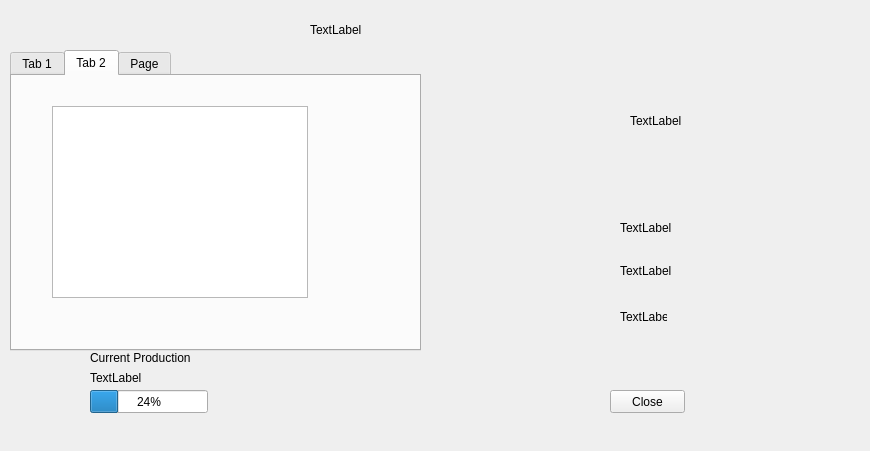
<?xml version="1.0" encoding="UTF-8"?>
<ui version="4.0">
 <class>CityScreen</class>
 <widget class="QWidget" name="CityScreen">
  <property name="geometry">
   <rect>
    <x>0</x>
    <y>0</y>
    <width>870</width>
    <height>451</height>
   </rect>
  </property>
  <property name="windowTitle">
   <string>Form</string>
  </property>
  <widget class="QLabel" name="picture">
   <property name="geometry">
    <rect>
     <x>630</x>
     <y>50</y>
     <width>181</width>
     <height>141</height>
    </rect>
   </property>
   <property name="text">
    <string>TextLabel</string>
   </property>
  </widget>
  <widget class="QLabel" name="Bonus">
   <property name="geometry">
    <rect>
     <x>620</x>
     <y>220</y>
     <width>191</width>
     <height>16</height>
    </rect>
   </property>
   <property name="text">
    <string>TextLabel</string>
   </property>
  </widget>
  <widget class="QLabel" name="description">
   <property name="geometry">
    <rect>
     <x>620</x>
     <y>260</y>
     <width>231</width>
     <height>21</height>
    </rect>
   </property>
   <property name="text">
    <string>TextLabel</string>
   </property>
  </widget>
  <widget class="QLabel" name="city_name">
   <property name="geometry">
    <rect>
     <x>310</x>
     <y>20</y>
     <width>361</width>
     <height>20</height>
    </rect>
   </property>
   <property name="text">
    <string>TextLabel</string>
   </property>
  </widget>
  <widget class="QPushButton" name="pushButton">
   <property name="geometry">
    <rect>
     <x>610</x>
     <y>390</y>
     <width>75</width>
     <height>23</height>
    </rect>
   </property>
   <property name="text">
    <string>Close</string>
   </property>
  </widget>
  <widget class="QLabel" name="label_5">
   <property name="geometry">
    <rect>
     <x>90</x>
     <y>350</y>
     <width>101</width>
     <height>16</height>
    </rect>
   </property>
   <property name="text">
    <string>Current Production</string>
   </property>
  </widget>
  <widget class="QLabel" name="current_production_name">
   <property name="geometry">
    <rect>
     <x>90</x>
     <y>370</y>
     <width>161</width>
     <height>16</height>
    </rect>
   </property>
   <property name="text">
    <string>TextLabel</string>
   </property>
  </widget>
  <widget class="QProgressBar" name="progressBar">
   <property name="geometry">
    <rect>
     <x>90</x>
     <y>390</y>
     <width>118</width>
     <height>23</height>
    </rect>
   </property>
   <property name="value">
    <number>24</number>
   </property>
  </widget>
  <widget class="QTabWidget" name="tabWidget">
   <property name="geometry">
    <rect>
     <x>10</x>
     <y>50</y>
     <width>411</width>
     <height>301</height>
    </rect>
   </property>
   <property name="currentIndex">
    <number>1</number>
   </property>
   <widget class="QWidget" name="Buildings">
    <attribute name="title">
     <string>Tab 1</string>
    </attribute>
    <widget class="QListWidget" name="listWidget">
     <property name="geometry">
      <rect>
       <x>60</x>
       <y>40</y>
       <width>271</width>
       <height>191</height>
      </rect>
     </property>
    </widget>
   </widget>
   <widget class="QWidget" name="Units">
    <attribute name="title">
     <string>Tab 2</string>
    </attribute>
    <widget class="QListWidget" name="listWidget_2">
     <property name="geometry">
      <rect>
       <x>40</x>
       <y>30</y>
       <width>256</width>
       <height>192</height>
      </rect>
     </property>
    </widget>
   </widget>
   <widget class="QWidget" name="tab">
    <attribute name="title">
     <string>Page</string>
    </attribute>
    <widget class="QListWidget" name="listWidget_3">
     <property name="geometry">
      <rect>
       <x>20</x>
       <y>20</y>
       <width>256</width>
       <height>192</height>
      </rect>
     </property>
    </widget>
   </widget>
  </widget>
  <widget class="QLabel" name="label">
   <property name="geometry">
    <rect>
     <x>620</x>
     <y>310</y>
     <width>47</width>
     <height>13</height>
    </rect>
   </property>
   <property name="text">
    <string>TextLabel</string>
   </property>
  </widget>
 </widget>
 <resources/>
 <connections/>
</ui>
